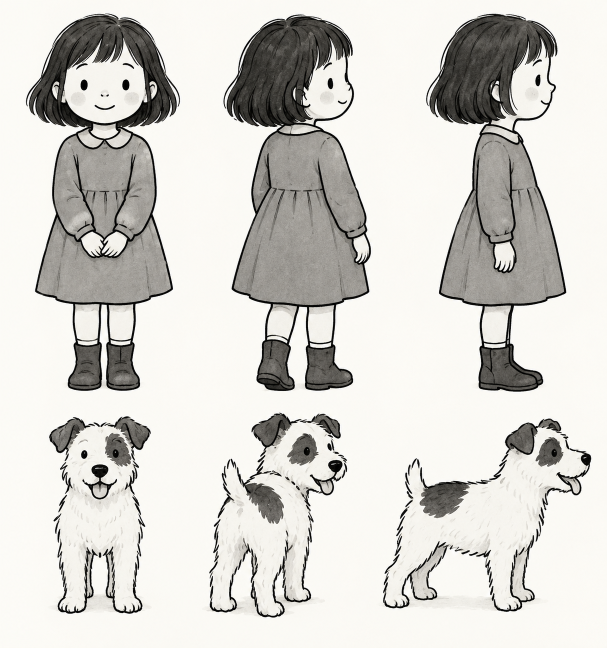
#> input picture holcicka-vzor.png, 1214 x 1295 px (shown at 1/2 size)
$ python na_trmnl.py holcicka-vzor.png leto-trmnl.png
#> lines starting #> are read from the running program, lines starting #| are printed output that depends on the picture
import sys

from PIL import Image, ImageFilter, ImageOps

SIRKA, VYSKA = 1872, 1404               # TRMNL X, 4:3
UROVNE = [i * 17 for i in range(16)]    # 16 rovnoměrných šedí displeje: 0, 17, … 255


def _paleta():
    # quantize() dithruje jen s předanou paletou; zbytek 256 slotů vyplní bílá
    pal = Image.new("P", (1, 1))
    hodnoty = UROVNE + [255] * (256 - len(UROVNE))
    pal.putpalette([v for v in hodnoty for _ in range(3)])
    return pal


def na_trmnl(cesta, cil):
#> called with cesta = 'holcicka-vzor.png', cil = 'leto-trmnl.png'
    im = Image.open(cesta).convert("L")
    im = ImageOps.fit(im, (SIRKA, VYSKA), Image.LANCZOS)    # středový ořez na 4:3 + resize
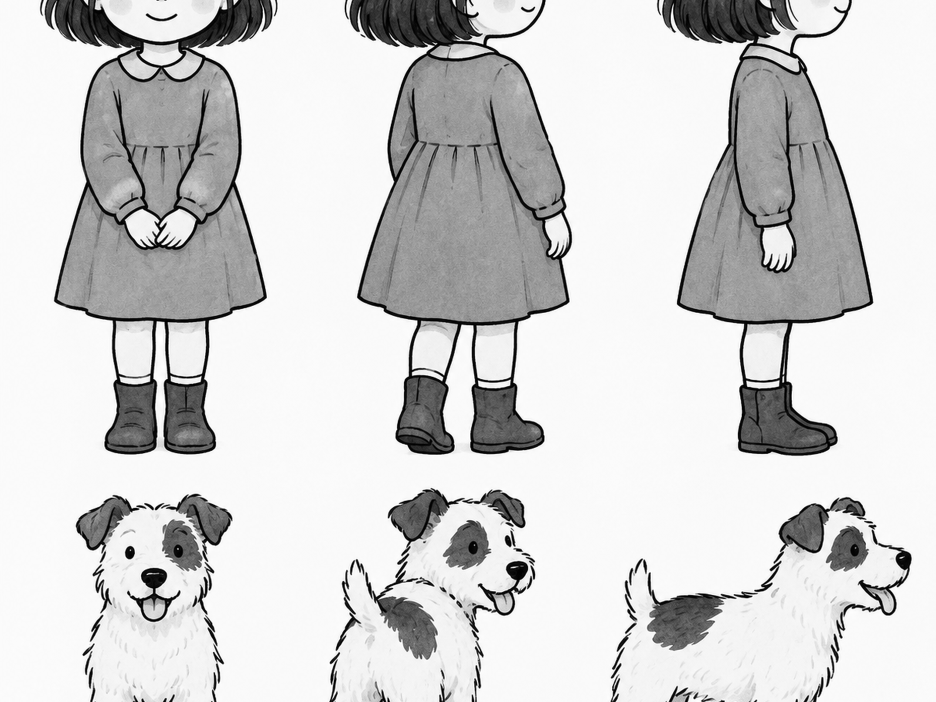
#> im: PIL image 1872x1404 L (shown at 1/2 size); min 0, max 255, mean 209.9
    im = ImageOps.autocontrast(im, cutoff=0.5)              # využít celý rozsah černá–bílá
    im = im.filter(ImageFilter.UnsharpMask(radius=1.5, percent=60, threshold=2))
    im = im.convert("RGB").quantize(palette=_paleta(), dither=Image.FLOYDSTEINBERG)
#> im: PIL image 1872x1404 P
    im.convert("L").save(cil, optimize=True)


if __name__ == "__main__":
    if len(sys.argv) != 3:
        sys.exit("použití: python3 na_trmnl.py <vstup> <výstup>")
    na_trmnl(sys.argv[1], sys.argv[2])

$ run again, on zima-vzor.png
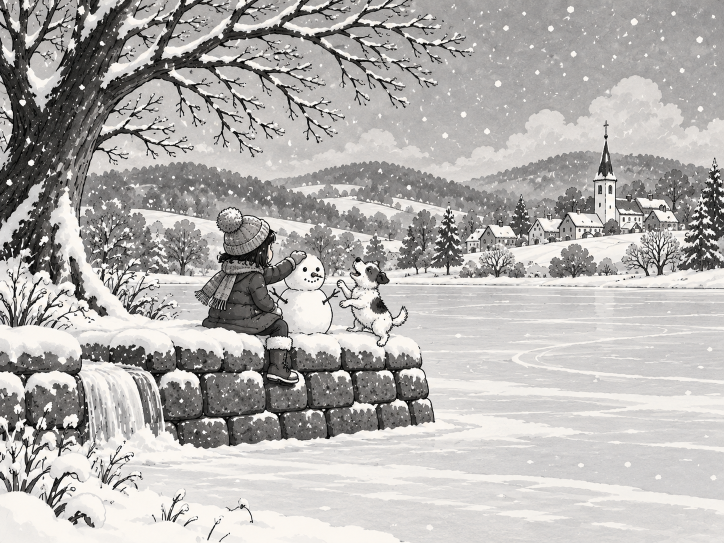
#> input picture zima-vzor.png, 1448 x 1086 px (shown at 1/2 size)
#> in na_trmnl, `im = ImageOps.fit(im, (SIRKA, VYSKA), Image.LANCZOS)`:
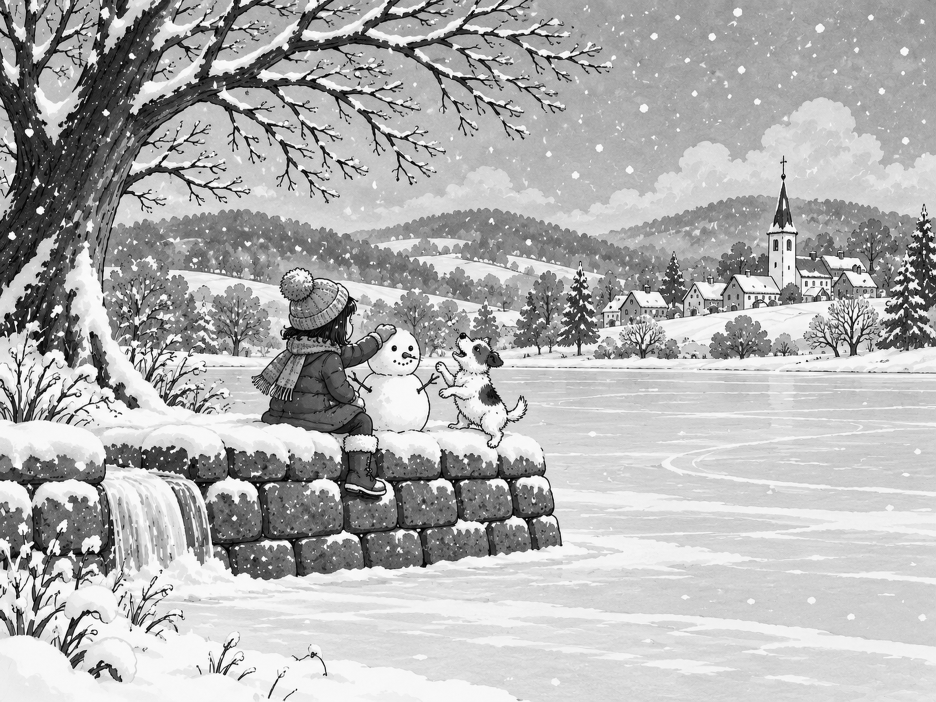
#> im: PIL image 1872x1404 L (shown at 1/2 size); min 0, max 255, mean 176.8
